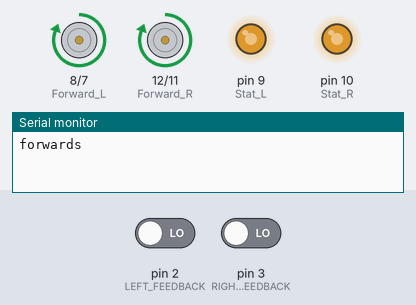
Bench run of a sketch on a simulated Arduino Uno, built with avr-gcc and run on an emulated ATmega328P. Shown: motor-driver pin pairs drawn as motors (green arrow = first pin HIGH = forward, orange = second pin HIGH = backward, longer = more drive), output pins drawn as LEDs (lit = HIGH), the last lines printed to the serial monitor. The inputs (shaded band) are chosen by the test bench; at power-on: pin 2 (LEFT_FEEDBACK) LOW, pin 3 (RIGHT_FEEDBACK) LOW.

Above: at 0.1 s.
At 9.4 s:
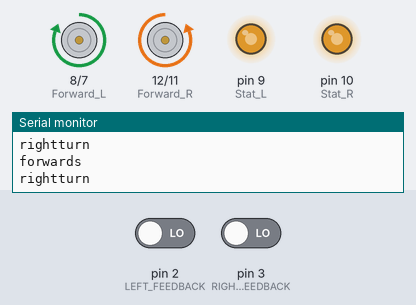
At 15.2 s:
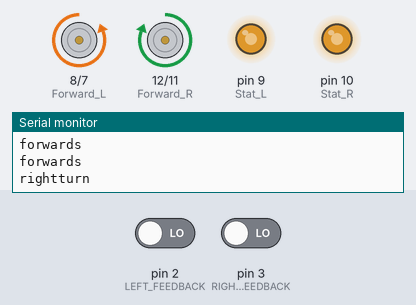
At 25.0 s:
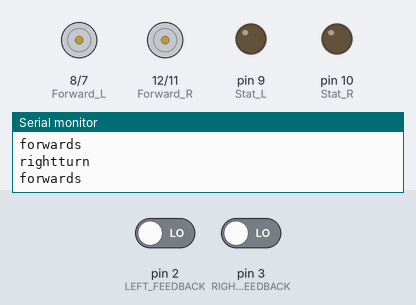
Timing chart, 0 to 26.5 s (numbered marks = the images above):
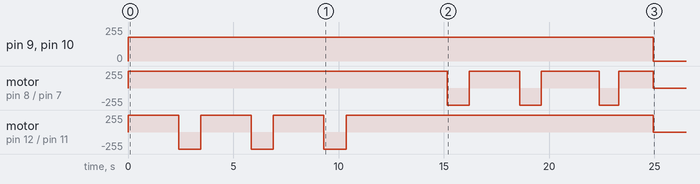

The sketch:

run_in_straight_lne.ino
```cpp
int Forward_L = 8;
int Forward_R = 12;
int Stat_L = 9;
int Stat_R = 10;
int Back_L = 7;
int Back_R = 11;

int LEFT_FEEDBACK = 2; // Pin numbers on Rover
int RIGHT_FEEDBACK = 3;

int leftcounter = 0; // initiate counter to zero for start
int rightcounter = 0; // counter could always be reset

int leftspeed = 180;
int rightspeed = 180;
int newSpeed = 180;


void setup() {
  // put your setup code here, to run once:
  pinMode(Forward_L,OUTPUT);
  pinMode(Stat_L,OUTPUT);
  pinMode(Back_L,OUTPUT);
  pinMode(Forward_R,OUTPUT);
  pinMode(Stat_R,OUTPUT);
  pinMode(Back_R,OUTPUT);

    Serial.begin(115200);
    attachInterrupt(digitalPinToInterrupt(LEFT_FEEDBACK),LeftMotorISR,RISING);
    attachInterrupt(digitalPinToInterrupt(RIGHT_FEEDBACK),RightMotorISR,RISING);

}

void loop() {
/*
  put your main code here, to run repeatedly:
  if(leftcounter > rightcounter){
  left motor speed
  leftspeed = newSpeed;
  rightspeed = new right speed;
  forwards();
*/

   int forward_delay = 2400;
   int rightturn_delay = 1053;
   int leftturn_delay = 1050;

   forwards();
   delay(forward_delay);
   rightturn();
   delay (rightturn_delay);
   forwards();
   delay(forward_delay);
   rightturn();
   delay (rightturn_delay);
   forwards();
   delay(forward_delay);
   rightturn();
   delay (rightturn_delay);
   forwards();
   delay(forward_delay);
   forwards ();
   delay (forward_delay);
   leftturn ();
   delay (leftturn_delay);
   forwards ();
   delay (forward_delay);
   leftturn();
   delay (1020);
   forwards ();
   delay (2750);
   leftturn ();
   delay (920);
   forwards ();
   delay (1650);
   brake(50000);


}


void brake(int time){

  digitalWrite(Stat_L,LOW); // enable motors off
  digitalWrite(Stat_R,LOW);

  digitalWrite(Forward_L,LOW); // forward motors off
  digitalWrite(Forward_R,LOW);

  digitalWrite(Back_L, LOW);  // reverse motors off
  digitalWrite(Back_R, LOW);

  delay (time);
}


void backwards(){
  analogWrite(Stat_L,leftspeed); // enable motors on
  analogWrite(Stat_R,rightspeed);

  digitalWrite(Forward_L,LOW); // forward motors off
  digitalWrite(Forward_R,LOW);

  digitalWrite(Back_L, HIGH);  // reverse motors on
  digitalWrite(Back_R, HIGH);
}

void forwards(){
  analogWrite(Stat_L, leftspeed); // enable motors on
  analogWrite(Stat_R, rightspeed);


  digitalWrite(Forward_L, HIGH); // forward motors on
  digitalWrite(Forward_R, HIGH);

  digitalWrite(Back_L, LOW);  // reverse motors off
  digitalWrite(Back_R, LOW);
  Serial.println("forwards");
}

void rightturn(){
  analogWrite(Stat_L, leftspeed); // enable motors on
  analogWrite(Stat_R, rightspeed);

  digitalWrite(Forward_L, HIGH); // forward motors on
  digitalWrite(Forward_R, LOW);

  digitalWrite(Back_L, LOW);  // reverse motors off
  digitalWrite(Back_R, HIGH);
  Serial.println("rightturn");
}

void leftturn(){
  analogWrite(Stat_L, leftspeed); // enable motors on
  analogWrite(Stat_R, rightspeed);

  digitalWrite(Forward_L, LOW); // forward motors on
  digitalWrite(Forward_R, HIGH);

  digitalWrite(Back_L, HIGH);  // reverse motors off
  digitalWrite(Back_R, LOW);
  Serial.println("rightturn");
}
void hardstop(int time){

  digitalWrite(Stat_L,HIGH); // enable motors on
  digitalWrite(Stat_R,HIGH);

  digitalWrite(Forward_L,HIGH); // forward motors on
  digitalWrite(Forward_R,HIGH);

  digitalWrite(Back_L, HIGH);  // reverse motors on
  digitalWrite(Back_R, HIGH);

}

void LeftMotorISR(){
  // adds one to the counter on each motor revolution
  leftcounter++;
}


void RightMotorISR(){
  // adds one to the counter on each motor revolution
  rightcounter++;
}
```

more.ino
```cpp
void sqaure() {
/*
  put your main code here, to run repeatedly:
  if(leftcounter > rightcounter){
  left motor speed
  leftspeed = newSpeed;
  rightspeed = new right speed;
  forwards();
*/

   forwards();
   delay(2400);
   rightturn();
   delay (1090);
   forwards();
   delay(2400);
   rightturn();
   delay (1090);
   forwards();
   delay(2400);
   rightturn();
   delay (1090);
   forwards();
   delay(2400);
    rightturn();
   delay (1080);
   brake(30000);


}
```

Measured:
- by itself, pin 9 (Stat_L), pin 10 (Stat_R): 0/255 → 180/255 at 0.00 s, → 0/255 25.0 s later
- by itself, motor on pin 8 (Forward_L) / pin 7 (Back_L): stopped → forward 255/255 at 0.00 s, → backward 255/255 15.2 s later, → forward 255/255 1.1 s later, → backward 255/255 2.4 s later, … (8 changes in this stretch)
- by itself, motor on pin 12 (Forward_R) / pin 11 (Back_R): stopped → forward 255/255 at 0.00 s, → backward 255/255 2.4 s later, → forward 255/255 1.1 s later, → backward 255/255 2.4 s later, … (8 changes in this stretch)
